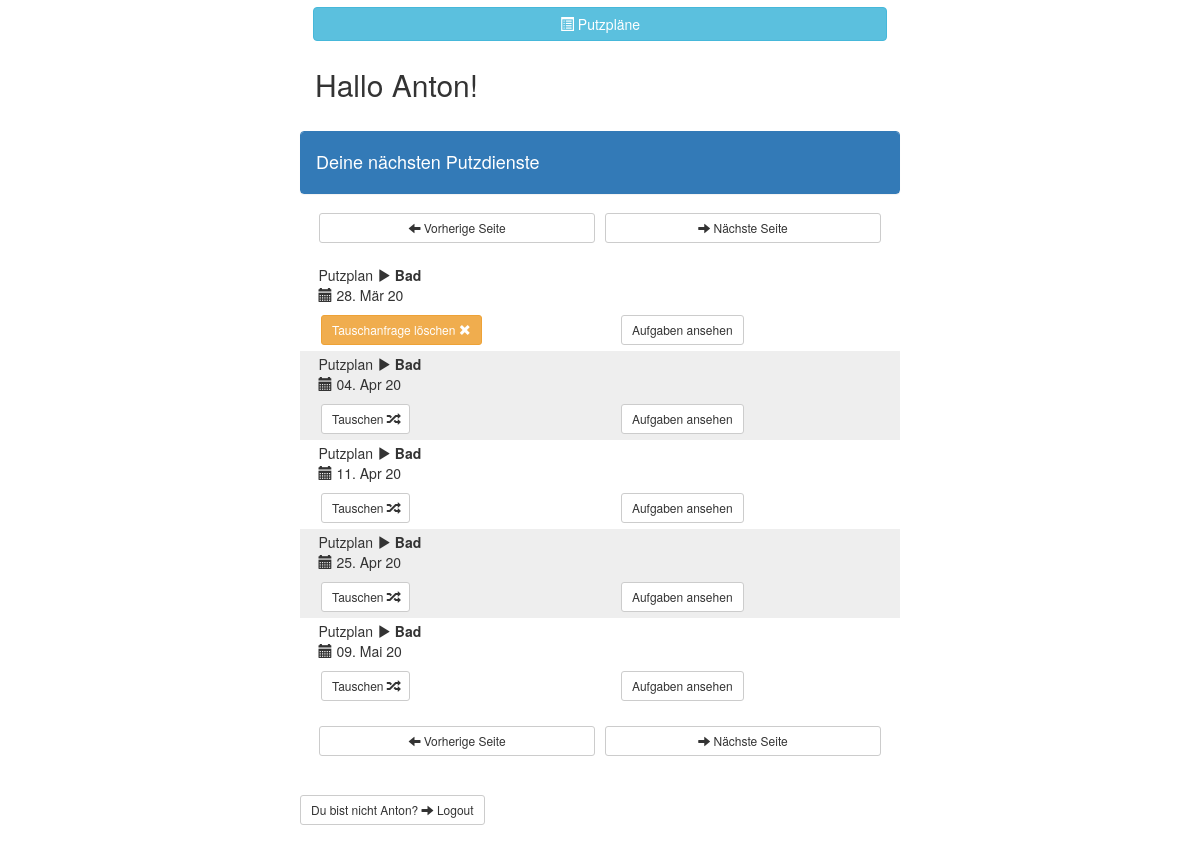
Screenshot of /du/seite2/ (signed in) with the database file from the repository.
### webinterface/models.py (models this page shows, shortened)
class Cleaner(models.Model):
    class Meta:
        ordering = ('name',)
    user = models.ForeignKey(User, on_delete=models.CASCADE, null=True)
    name = models.CharField(max_length=20, unique=True)
    slug = models.CharField(max_length=20, unique=True)
    time_zone = models.CharField(max_length=30, default="Europe/Berlin")
    slack_id = models.CharField(max_length=10, default='')
    PREFERENCE = ((1, 'Ich möchte immer nur einen Putzdienst auf einmal machen müssen.'),
                  (2, 'Ich möchte höchstens zwei Putzdienste auf einmal machen müssen.'),
                  (3, 'Mir ist es egal, wie viele Putzdienste ich auf einmal habe.'))
    preference = models.IntegerField(choices=PREFERENCE, default=2)
    objects = CleanerQuerySet.as_manager()
    def switchable_assignments_for_request(self, duty_switch, look_weeks_into_future=12):
        if duty_switch.requester_assignment.has_passed():
            return Assignment.objects.none()
        from_week = current_epoch_week()
        schedule_from_request = duty_switch.requester_assignment.schedule
        week_from_request = duty_switch.requester_assignment.cleaning_week.week
        own_affiliation_during_request_week = self.affiliation_in_week(week_from_request)
        if own_affiliation_during_request_week is None or \
                schedule_from_request not in own_affiliation_during_request_week.group.schedules.all():
            return Assignment.objects.none()
        switchable_assignments = self.assignment_set.\
            filter(cleaning_week__week__range=(from_week, from_week+look_weeks_into_future))
        requested = duty_switch.possible_acceptors()
        acceptable = switchable_assignments
        return requested & acceptable
    def can_accept_duty_switch_request(self, duty_switch) -> bool:
        return len(self.switchable_assignments_for_request(duty_switch)) != 0
    def affiliation_in_week(self, week):
        try:
            current_affiliation = self.affiliation_set.get(
                beginning__lte=week, end__gte=week
            )
            return current_affiliation
        except Affiliation.DoesNotExist:
            return None

class Assignment(models.Model):
    cleaner = models.ForeignKey(Cleaner, on_delete=models.CASCADE)
    cleaners_comment = models.CharField(max_length=200)
    created = models.DateField(auto_now_add=timezone.now().date(), editable=False)
    cleaning_week = models.ForeignKey(CleaningWeek, on_delete=models.CASCADE, editable=False)
    schedule = models.ForeignKey(Schedule, on_delete=models.CASCADE, editable=False)
    objects = AssignmentQuerySet.as_manager()
    class Meta:
        ordering = ('-cleaning_week__week',)
    def assignment_date(self):
        return self.cleaning_week.assignment_date()
    def tasks_are_ready_to_be_done(self):
        return self.cleaning_week.tasks_are_ready_to_be_done()
    def has_passed(self):
        return self.assignment_date() < timezone.now().date() and not self.tasks_are_ready_to_be_done()
    def switch_requested(self):
        duty_switch = DutySwitch.objects.filter(requester_assignment=self).filter(acceptor_assignment__isnull=True)
        if duty_switch.exists():
            return duty_switch.first()
        else:
            return None

class Schedule(models.Model):
    class Meta:
        ordering = ('cleaners_per_date',)
    name = models.CharField(max_length=20, unique=True)
    slug = models.CharField(max_length=20, unique=True)
    CLEANERS_PER_DATE_CHOICES = ((1, 'Einen'), (2, 'Zwei'))
    cleaners_per_date = models.IntegerField(default=1, choices=CLEANERS_PER_DATE_CHOICES)
    WEEKDAYS = ((0, 'Montag'), (1, 'Dienstag'), (2, 'Mittwoch'), (3, 'Donnerstag'),
                (4, 'Freitag'), (5, 'Samstag'), (6, 'Sonntag'))
    weekday = models.IntegerField(default=6, choices=WEEKDAYS)
    FREQUENCY_CHOICES = ((1, 'Jede Woche'), (2, 'Gerade Wochen'), (3, 'Ungerade Wochen'))
    frequency = models.IntegerField(default=1, choices=FREQUENCY_CHOICES)
    disabled = models.BooleanField(default=False)
    objects = ScheduleQuerySet.as_manager()
    def __init__(self, *args, **kwargs):
        super(Schedule, self).__init__(*args, **kwargs)
        self.previous_cleaners_per_date = self.cleaners_per_date
        self.previous_frequency = self.frequency
    """
    Creates assignments cover a timespan and has several more options.

    Week numbers must be epoch week numbers as returned by date_to_epoch_week().
    @param start_week: First week number on which a new Assignment will be created.
    @param end_week: Last week number on which a new Assignment will be created
    @param mode Sets the mode of creation:
    - 1(default): Delete existing Assignments and CleaningDays and regenerate them throughout time frame
    - 2: Keep existing Assignments and only create new ones where there are none already
    - 3: Only reassign Assignments on existing CleaningDays, don't generate new CleaningDays
    """

class CleaningWeek(models.Model):
    class Meta:
        ordering = ('-week',)
        unique_together = ('week', 'schedule')
    week = models.IntegerField(editable=False)
    excluded = models.ManyToManyField(Cleaner)
    schedule = models.ForeignKey(Schedule, on_delete=models.CASCADE, editable=False)
    tasks_valid = models.BooleanField(default=False)
    assignments_valid = models.BooleanField(default=False)
    disabled = models.BooleanField(default=False)
    objects = CleaningWeekQuerySet.as_manager()
    def __init__(self, *args, **kwargs):
        super().__init__(*args, **kwargs)
    def assignment_date(self):
        return epoch_week_to_monday(self.week) + datetime.timedelta(days=self.schedule.weekday)
    def tasks_are_ready_to_be_done(self):
        for task in self.task_set.all():
            if task.my_time_has_come():
                return True
        return False
    def week_start(self):
        return epoch_week_to_monday(self.week)

### webinterface/views.py (the view, shortened to what this page needs)
# urls.py: path('du/seite<int:page>/', login_required(CleanerView.as_view()), name='cleaner'),
class CleanerView(TemplateView):
    template_name = "webinterface/cleaner.html"
    def get(self, request, *args, **kwargs):
        if request.user.is_superuser:
            return HttpResponseRedirect(reverse_lazy('webinterface:config'))
        try:
            cleaner = Cleaner.objects.get(user=request.user)
        except Cleaner.DoesNotExist:
            return Http404("Putzer existiert nicht")
        timezone.activate(cleaner.time_zone)
        context = dict()
        context['table_header'] = Schedule.objects.all().order_by('frequency')
        context['cleaner'] = cleaner
        assignments = context['cleaner'].assignment_set.order_by('cleaning_week__week')
        elements_per_page = 5
        pagination = Paginator(assignments, elements_per_page)
        context['page'] = pagination.get_page(kwargs['page'])
        context['answerable_dutyswitch_requests'] = []
        for dutyswitch in DutySwitch.objects.open().all():
            if cleaner.can_accept_duty_switch_request(dutyswitch):
                context['answerable_dutyswitch_requests'].append(dutyswitch)
        return self.render_to_response(context)

### webinterface/models.py (called while the page is built)
def date_to_epoch_week(date: datetime.date) -> int:
    epoch_seconds = calendar.timegm(date.timetuple())
    return int(((epoch_seconds / 60 / 60 / 24) + 3) / 7)

def epoch_week_to_monday(week: int) -> datetime.date:
    epoch_seconds = ((week * 7) - 3) * 24 * 60 * 60
    return datetime.date.fromtimestamp(time.mktime(time.gmtime(epoch_seconds)))

def current_epoch_week():
    return date_to_epoch_week(datetime.date.today())

    def eligible_switching_destination_candidates(self, source_assignment):
        return self.filter(schedule=source_assignment.schedule).\
            filter(cleaning_week__week__gt=source_assignment.cleaning_week.week).\
            exclude(cleaning_week__excluded=source_assignment.cleaner)

    def start_date(self):
        return self.cleaning_week.week_start() \
               + datetime.timedelta(days=self.cleaning_week.schedule.weekday) \
               - datetime.timedelta(days=self.template.start_days_before)

    def end_date(self):
        return self.cleaning_week.week_start() \
               + datetime.timedelta(days=self.cleaning_week.schedule.weekday) \
               + datetime.timedelta(days=self.template.end_days_after)

    def my_time_has_come(self):
        return self.start_date() <= timezone.now().date() <= self.end_date()

    def open(self, schedule=None):
        if schedule:
            return self.filter(acceptor_assignment__isnull=True).filter(requester_assignment__schedule=schedule)
        else:
            return self.filter(acceptor_assignment__isnull=True)

    def possible_acceptors(self):
        return Assignment.objects.eligible_switching_destination_candidates(self.requester_assignment).\
            exclude(cleaner=self.requester_assignment.cleaner)

### webinterface/templates/webinterface/cleaner.html (shortened to what this page needs)
{% extends "webinterface/mobile_first_body.html" %}
{% load crispy_forms_tags %}
{% load tz %}
{% block main %}
        <div class="row">
            <div class="btn btn-group btn-group-md btn-group-justified" role="group">
                {% include "webinterface_snippets/button_to_schedule_list_page.html" %}
            </div>
        </div>
        <h2>Hallo {{ cleaner.name }}!</h2>
        <br>
        <div class="row">
            <div class="panel panel-primary" style="margin: 0">
                <div class="panel-heading">
                    <h4>Deine nächsten Putzdienste</h4>
                </div>
            </div>
            <div class="col-xs-12">
                {% include "webinterface_snippets/cleaner_pagination_buttons.html" %}
                {% for assignment in page %}
                    <div class="row" style="background-color: {% cycle "#FFFFFF" "#EEEEEE" %};">
                    <div class="col-xs-12">
                        {% include "webinterface_snippets/assignment_table_row.html" %}
                        <div class="row">
                            <div class="col-xs-6">
                                {% if not assignment.has_passed %}
                                    {% if assignment.switch_requested %}
                                        <a class="btn btn-warning btn-sm"
                                           href="{% url 'webinterface:dutyswitch-delete' assignment.switch_requested.pk page.number %}"
                                           role="button" style="white-space: normal; margin: 0.5em">
                                            Tauschanfrage löschen <span class="glyphicon glyphicon-remove"></span>
                                        </a>
                                    {% else %}
                                        <a class="btn btn-default btn-sm"
                                            href="{% url 'webinterface:dutyswitch-create' assignment.pk page.number %}"
                                            role="button" style="white-space: normal; margin: 0.5em">
                                            Tauschen <span class="glyphicon glyphicon-random"></span>
                                        </a>
                                    {% endif %}
                                {% else %}
                                    <a class="btn btn-default btn-sm disabled" href="#" role="button" style="white-space: normal; margin: 0.5em">
                                        Tauschen nicht mehr möglich
                                    </a>
                                {% endif %}
                            </div>
                            <div class="col-xs-6">
                                {% if assignment.tasks_are_ready_to_be_done %}
                                    <a class="btn btn-success btn-sm"
                                       href="{% url 'webinterface:assignment-tasks-back-to-cleaner' assignment.pk page.number %}"
                                       role="button" style="white-space: normal; margin: 0.5em">
                                        <span class="glyphicon glyphicon-play-circle"></span> Putzen
                                    </a>
                                {% else %}
                                    <a class="btn btn-default btn-sm"
                                       href="{% url 'webinterface:assignment-tasks-back-to-cleaner' assignment.pk page.number %}"
                                       role="button" style="white-space: normal; margin: 0.5em">
                                        Aufgaben ansehen
                                    </a>
                                {% endif %}
                            </div>
                        </div>
                    </div>
                    </div>
                {% empty %}
                    Keine Putzdienste zu zeigen
                {% endfor %}
                {% include "webinterface_snippets/cleaner_pagination_buttons.html" %}
            </div>
        </div>
        <div class="row" style="padding: 20px 0px">
            <a class="btn btn-default btn-sm" role="button" href="{% url 'webinterface:logout' %}">
                 Du bist nicht {{ cleaner.name }}? <span class="glyphicon glyphicon-arrow-right"></span> Logout
            </a>
        </div>
{% endblock %}

### webinterface/templates/webinterface_snippets/assignment_table_row.html (shortened to what this page needs)
<div class="row" style="padding: 0.25em">
    <div class="col-xs-12">
        Putzplan <span class="glyphicon glyphicon-play"></span> <b>{{ assignment.schedule.name }}</b>
    </div>
    <div class="col-xs-6">
        <span class="glyphicon glyphicon-calendar"></span> {{ assignment.assignment_date|date:"d. M y" }}
    </div>
    <div class="col-xs-6">
    </div>
</div>

### rows the page displays
Cleaner: name "Anton"
Assignment: schedule.name "Bad", assignment_date "28. Mär 20", shows "Tauschanfrage löschen", shows "Aufgaben ansehen"
Assignment: schedule.name "Bad", assignment_date "04. Apr 20", shows "Tauschen", shows "Aufgaben ansehen"
Assignment: schedule.name "Bad", assignment_date "11. Apr 20", shows "Tauschen", shows "Aufgaben ansehen"
Assignment: schedule.name "Bad", assignment_date "25. Apr 20", shows "Tauschen", shows "Aufgaben ansehen"
Assignment: schedule.name "Bad", assignment_date "09. Mai 20", shows "Tauschen", shows "Aufgaben ansehen"
